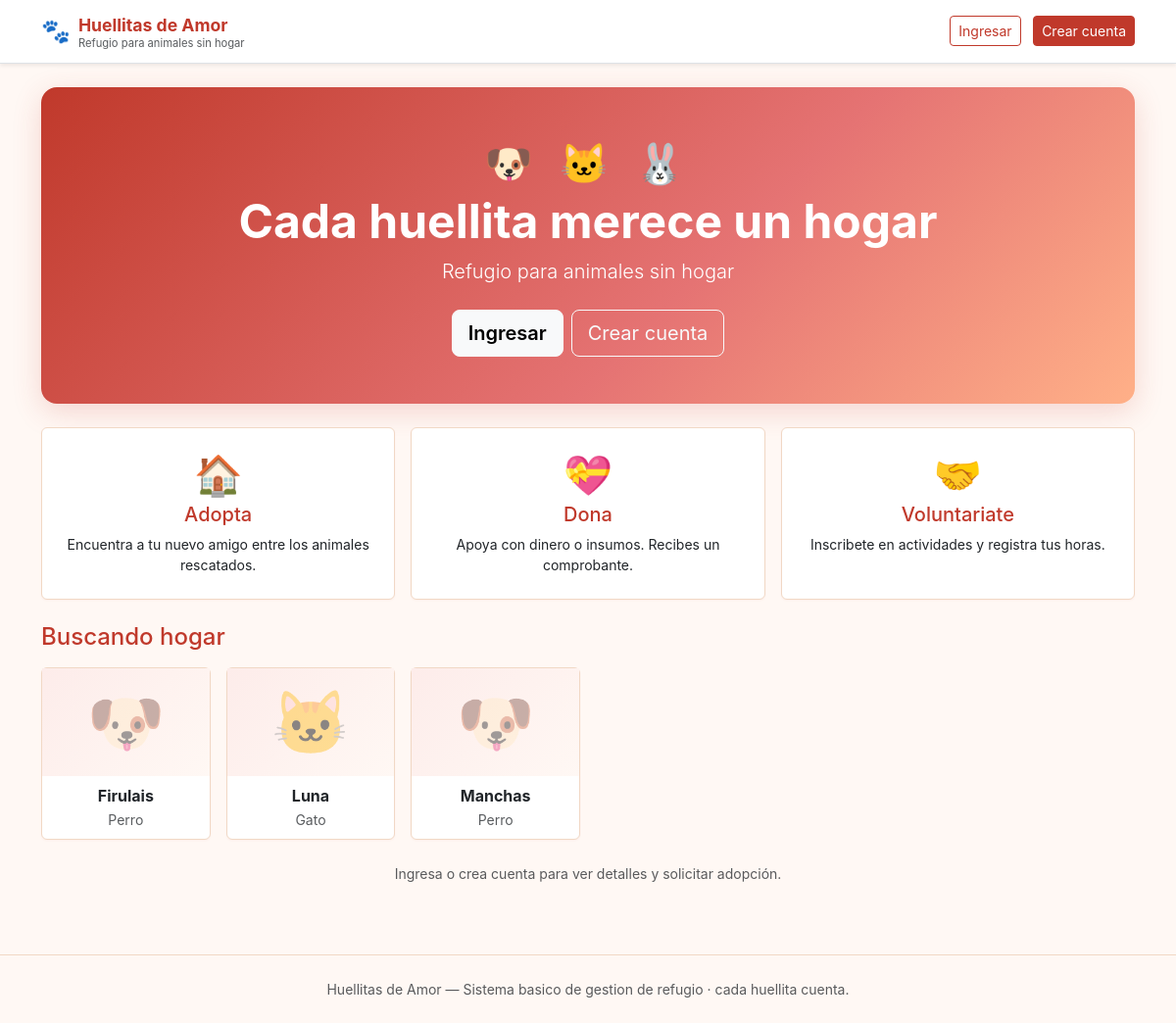
The page / on the database its author committed.
### tables this page shows
CREATE TABLE `animales` (
  `id` INT AUTO_INCREMENT PRIMARY KEY,
  `nombre` VARCHAR(80) NOT NULL,
  `especie` VARCHAR(40) NOT NULL,
  `raza` VARCHAR(80) DEFAULT NULL,
  `edad` INT DEFAULT 0,
  `sexo` ENUM('macho','hembra') DEFAULT NULL,
  `descripcion` TEXT,
  `estado` ENUM('disponible','adoptado','en_tratamiento','no_disponible') NOT NULL DEFAULT 'disponible',
  `fecha_ingreso` DATE DEFAULT NULL,
  `foto` VARCHAR(255) DEFAULT NULL,
  `creado_en` DATETIME NOT NULL DEFAULT CURRENT_TIMESTAMP
);

### includes/config.php (called while the page is built, shortened)
<?php
$APP_LEMA = 'Refugio para animales sin hogar';
$__script = $_SERVER['SCRIPT_NAME'] ?? '';
$__base   = str_replace('\\', '/', dirname($__script));
$BASE_URL = ($__base === '/' || $__base === '.' || $__base === '') ? '' : rtrim($__base, '/');

### includes/auth.php (called while the page is built, shortened)
<?php
require_once __DIR__ . '/config.php';
function e(?string $s): string {
    return htmlspecialchars((string)$s, ENT_QUOTES, 'UTF-8');
}
function especie_emoji(string $especie): string {
    $map = [
        'perro'  => '🐶',
        'gato'   => '🐱',
        'conejo' => '🐰',
        'ave'    => '🐦',
        'otro'   => '🐾',
    ];
    return $map[strtolower($especie)] ?? '🐾';
}

### includes/db.php (called while the page is built)
<?php
require_once __DIR__ . '/config.php';
function db(): PDO {
    static $pdo = null;
    if ($pdo === null) {
        global $DB_HOST, $DB_PORT, $DB_NAME, $DB_USER, $DB_PASS;
        $dsn = "mysql:host={$DB_HOST};port={$DB_PORT};dbname={$DB_NAME};charset=utf8mb4";
        try {
            $pdo = new PDO($dsn, $DB_USER, $DB_PASS, [
                PDO::ATTR_ERRMODE => PDO::ERRMODE_EXCEPTION,
                PDO::ATTR_DEFAULT_FETCH_MODE => PDO::FETCH_ASSOC,
                PDO::ATTR_EMULATE_PREPARES => false,
            ]);
        } catch (PDOException $e) {
            http_response_code(500);
            die(
                "No se pudo conectar a la base de datos: "
                . htmlspecialchars($e->getMessage())
                . "<br><br>Sugerencia: importa el archivo <code>db.sql</code> desde phpMyAdmin"
                . " (crea la base <code>refujio_de_animales</code>) y verifica las credenciales en"
                . " <code>includes/config.php</code>."
            );
        }
    }
    return $pdo;
}

### index.php (the view, shortened to what this page needs)
<?php
require_once __DIR__ . '/includes/auth.php';
require_once __DIR__ . '/includes/db.php';
try {
    $vitrina = db()->query("SELECT id, nombre, especie, raza, edad, sexo, foto FROM animales WHERE estado='disponible' ORDER BY id DESC LIMIT 6")->fetchAll();
} catch (Throwable $e) {
    $vitrina = [];
}
include __DIR__ . '/includes/header.php';
?>
<section class="hero text-center text-white rounded-4 p-5 mb-4">
  <div class="hero-emoji" aria-hidden="true">🐶 🐱 🐰</div>
  <h1 class="display-5 fw-bold mb-2">Cada huellita merece un hogar</h1>
  <p class="lead mb-4"><?= e($APP_LEMA) ?></p>
  <div class="d-flex flex-wrap justify-content-center gap-2">
    <a class="btn btn-light btn-lg fw-semibold" href="<?= e($BASE_URL) ?>/login.php">Ingresar</a>
    <a class="btn btn-outline-light btn-lg" href="<?= e($BASE_URL) ?>/registro.php">Crear cuenta</a>
  </div>
</section>
<div class="row g-3 mb-4">
  <div class="col-md-4">
    <div class="card p-4 h-100 text-center info-card">
      <div class="display-6 mb-1">🏠</div>
      <h5 class="text-primary">Adopta</h5>
      <p class="small mb-0">Encuentra a tu nuevo amigo entre los animales rescatados.</p>
    </div>
  </div>
  <div class="col-md-4">
    <div class="card p-4 h-100 text-center info-card">
      <div class="display-6 mb-1">💝</div>
      <h5 class="text-primary">Dona</h5>
      <p class="small mb-0">Apoya con dinero o insumos. Recibes un comprobante.</p>
    </div>
  </div>
  <div class="col-md-4">
    <div class="card p-4 h-100 text-center info-card">
      <div class="display-6 mb-1">🤝</div>
      <h5 class="text-primary">Voluntariate</h5>
      <p class="small mb-0">Inscribete en actividades y registra tus horas.</p>
    </div>
  </div>
</div>
<?php if (!empty($vitrina)): ?>
<h4 class="text-primary mb-3">Buscando hogar</h4>
<div class="row g-3 mb-4">
  <?php foreach ($vitrina as $a): ?>
    <div class="col-6 col-md-4 col-lg-2">
      <div class="card h-100 animal-mini">
        <div class="animal-photo animal-photo-sm">
          <?php if (!empty($a['foto'])): ?>
            <img src="<?= e($BASE_URL) ?>/uploads/animales/<?= e($a['foto']) ?>" alt="Foto de <?= e($a['nombre']) ?>">
          <?php else: ?>
            <div class="animal-photo-placeholder"><?= especie_emoji($a['especie']) ?></div>
          <?php endif; ?>
        </div>
        <div class="p-2 text-center">
          <strong class="d-block"><?= e($a['nombre']) ?></strong>
          <small class="text-muted"><?= e(ucfirst($a['especie'])) ?></small>
        </div>
      </div>
    </div>
  <?php endforeach; ?>
</div>
<p class="text-center small text-muted">Ingresa o crea cuenta para ver detalles y solicitar adopci&oacute;n.</p>
<?php endif; ?>
<?php include __DIR__ . '/includes/footer.php'; ?>

### assets/style.css (style rules this page uses)
:root { --primary: #c0392b; --primary-dark: #a32d20; --primary-light: #fdecea; --warm-bg: #fff8f4; --warm-border: #f1d8c5; --text: #3a2a22; --muted: #8b6c5e; }
body { background: var(--warm-bg); color: var(--text); font-family: -apple-system, BlinkMacSystemFont, "Segoe UI", Roboto, "Helvetica Neue", sans-serif; }
.card { border: 1px solid var(--warm-border); box-shadow: 0 1px 2px rgba(192,57,43,.05); transition: transform .15s ease, box-shadow .15s ease; }
.text-primary { color: var(--primary) !important; }
a { color: var(--primary); }
.hero { background: linear-gradient(135deg, #c0392b 0%, #e57373 60%, #ffb088 100%); box-shadow: 0 8px 30px rgba(192,57,43,.18); }
.hero-emoji { font-size: 2.5rem; letter-spacing: .5rem; }
.animal-photo-placeholder { width: 100%; height: 100%; display: flex; align-items: center; justify-content: center; font-size: 4rem; color: rgba(192,57,43,.45); background: linear-gradient(135deg, #fdecea, #fff8f4); }
.animal-mini { transition: transform .15s ease, box-shadow .15s ease; }
.animal-photo-sm { height: 110px !important; }

### rows shown on the page
animales: especie "🐶", nombre "Firulais", especie "Perro"
animales: especie "🐱", nombre "Luna", especie "Gato"
animales: especie "🐶", nombre "Manchas", especie "Perro"

### other values the page prints
$APP_NAME "Huellitas de Amor"
$APP_LEMA "Refugio para animales sin hogar"
